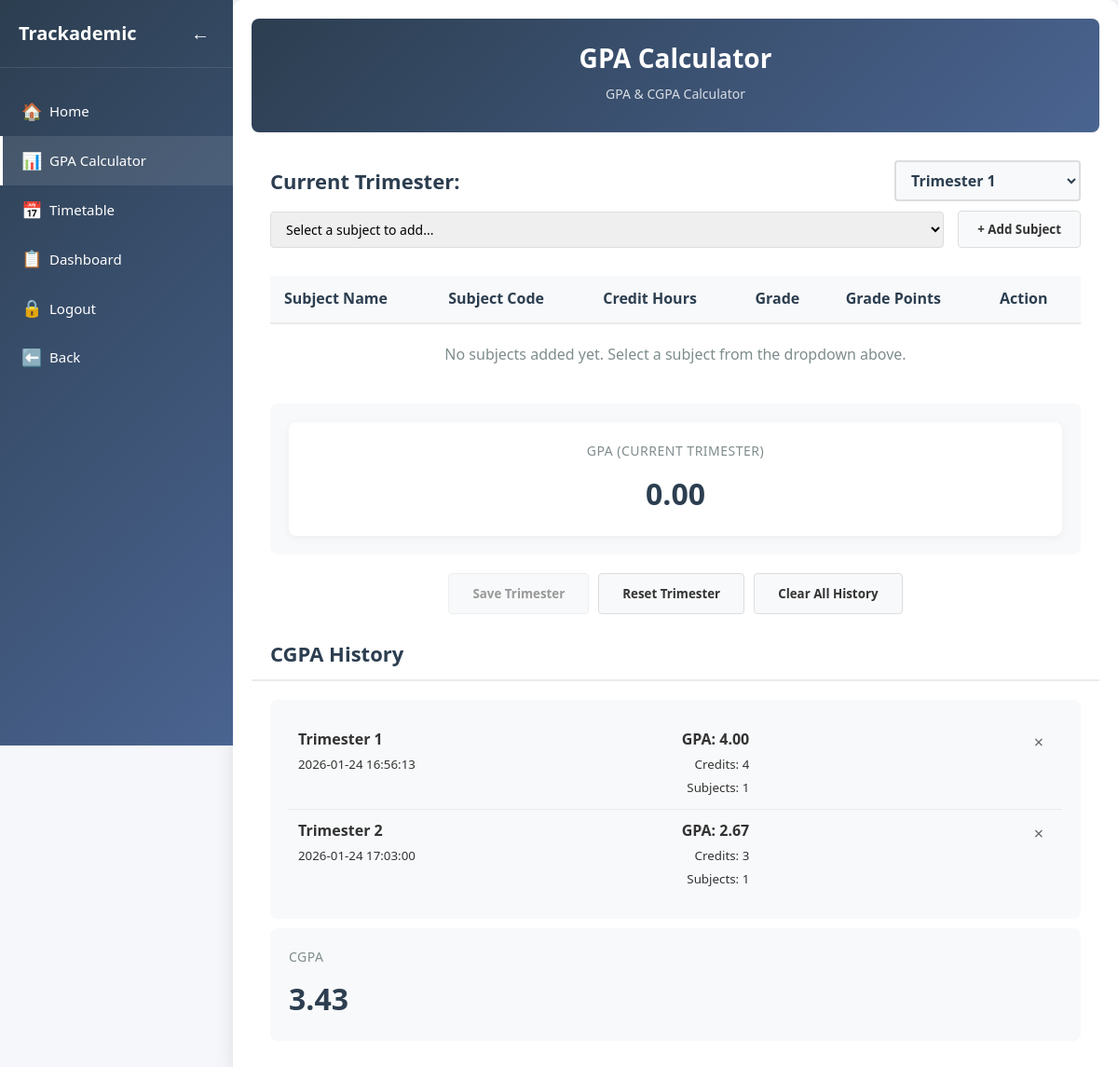
Before: /trackademic/calculator (signed in) with the older database file.
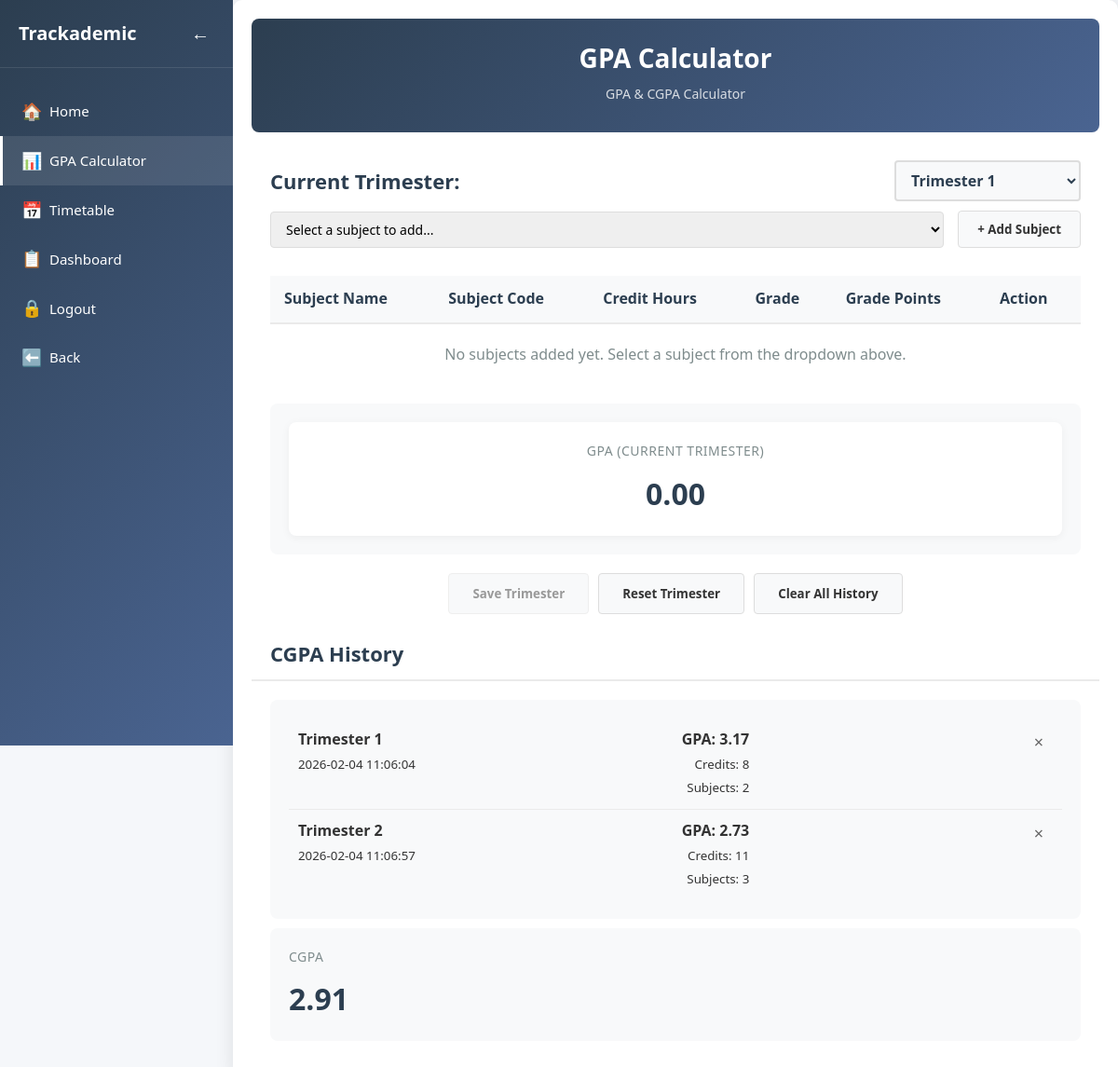
After: the same page with the newer database file.
### tables this page shows
CREATE TABLE gpa (
        gpa_id INTEGER PRIMARY KEY AUTOINCREMENT,
        user_id INTEGER NOT NULL,
        trimester TEXT NOT NULL,
        gpa REAL NOT NULL CHECK (gpa >= 0.0 AND gpa <= 4.0),
        total_credits INTEGER DEFAULT 0,
        total_grade_points REAL DEFAULT 0.0,
        created_at TIMESTAMP DEFAULT CURRENT_TIMESTAMP,
        FOREIGN KEY (user_id) REFERENCES trackademic_users(user_id),
        UNIQUE(user_id, trimester)
    );

### app.py (the view, shortened to what this page needs)
@app.route('/trackademic/calculator', methods=['GET', 'POST'])
def calculator():
    if 'user_id' not in session:
        return redirect('/login')
    user_id = session['user_id']
    current_trimester_key = f'calculator_current_trimester_{user_id}'
    current_subjects_key = f'calculator_current_subjects_{user_id}'
    for key in list(session.keys()):
        if key.startswith('calculator_') and not key.endswith(str(user_id)):
            session.pop(key, None)
    if current_trimester_key not in session:
        session[current_trimester_key] = 1
    if current_subjects_key not in session:
        session[current_subjects_key] = []
    current_trimester = session.get(current_trimester_key, 1)
    current_subjects = session.get(current_subjects_key, [])
    cgpa_history = []
    try:
        social_user_id = session['user_id']
        conn = get_db_connection()
        social_db = get_social_db_connection()
        social_user = social_db.execute(
            'SELECT email FROM users WHERE id = ?',
            (social_user_id,)
        ).fetchone()
        social_db.close()
        if social_user:
            track_user = conn.execute(
                'SELECT user_id FROM trackademic_users WHERE email = ?',
                (social_user['email'],)
            ).fetchone()
            if track_user:
                trackademic_user_id = track_user['user_id']
                gpa_records = conn.execute('''
                    SELECT gpa_id as id,
                           trimester,
                           gpa,
                           total_credits,
                           total_grade_points,
                           created_at as date
                    FROM gpa
                    WHERE user_id = ?
                    ORDER BY trimester
                ''', (trackademic_user_id,)).fetchall()
                for record in gpa_records:
                    trimester_name = record['trimester']
                    trimester_number = 1
                    if ' ' in trimester_name:
                        try:
                            trimester_number = int(trimester_name.split()[1])
                        except:
                            pass
                    cgpa_history.append({
                        'semester': trimester_name,
                        'trimester_number': trimester_number,
                        'date': record['date'] or datetime.datetime.now().strftime('%Y-%m-%d'),
                        'gpa': float(record['gpa']),
                        'total_credits': record['total_credits'] or 0,
                        'total_grade_points': record['total_grade_points'] or 0,
                        'subjects': []  # Subjects not stored in database, but we don't need them for display
                    })
        conn.close()
    except Exception as e:
        print(f"Error loading CGPA history from database: {e}")
    GRADE_SCALE = {
        'A+': 4.00,
        'A': 4.00,
        'A-': 3.67,
        'B+': 3.33,
        'B': 3.00,
        'B-': 2.67,
        'C+': 2.33,
        'C': 2.00,
        'C-': 1.67,
        'D+': 1.33,
        'D': 1.00,
        'F': 0.00
    }
    conn = get_db_connection()
    all_subjects = conn.execute('''
        SELECT subject_id as id,
               subject_name as name,
               subject_code as code,
               credit_hours as credits
        FROM subjects
        ORDER BY subject_code
    ''').fetchall()
    conn.close()
    current_gpa_data = calculate_gpa_server(current_subjects)
    overall_cgpa = calculate_cgpa_server(cgpa_history)
    return render_template('Calculator.html',
                         all_subjects=all_subjects,
                         current_trimester=current_trimester,
                         current_subjects=current_subjects,
                         grade_scale=GRADE_SCALE,
                         current_gpa_data=current_gpa_data,
                         cgpa_history=cgpa_history,
                         overall_cgpa=overall_cgpa,
                         app_mode='trackademic')

### app.py (called while the page is built, shortened)
def get_db_connection(database='trackademic.db'):
    try:
        conn = sqlite3.connect(database, timeout=10)
        conn.row_factory = sqlite3.Row
        conn.execute("PRAGMA foreign_keys = ON")
        return conn
    except sqlite3.Error as e:
        print(f"Database connection error: {e}")
        return None

def get_social_db_connection():
    return get_db_connection('social.db')

def calculate_gpa_server(subjects):
    GRADE_SCALE = {
        'A+': 4.00,
        'A': 4.00,
        'A-': 3.67,
        'B+': 3.33,
        'B': 3.00,
        'B-': 2.67,
        'C+': 2.33,
        'C': 2.00,
        'C-': 1.67,
        'D+': 1.33,
        'D': 1.00,
        'F': 0.00
    }
    total_credits = 0
    total_grade_points = 0
    subjects_with_grades = 0
    subjects_without_grades = 0
    gpa = total_grade_points / total_credits if total_credits > 0 else 0
    return {
        'total_credits': total_credits,
        'total_grade_points': total_grade_points,
        'gpa': gpa,
        'subjects_with_grades': subjects_with_grades,
        'subjects_without_grades': subjects_without_grades,
        'total_subjects': len(subjects)
    }

def calculate_cgpa_server(history):
    if not history:
        return 0.0
    total_cumulative_credits = 0
    total_cumulative_grade_points = 0
    for semester in history:
        total_cumulative_credits += semester.get('total_credits', 0)
        total_cumulative_grade_points += semester.get('total_grade_points', 0)
    cgpa = total_cumulative_grade_points / total_cumulative_credits if total_cumulative_credits > 0 else 0
    return cgpa

### templates/Calculator.html (shortened to what this page needs)
<!DOCTYPE html>
<html lang="en">
<head>
    <link rel="stylesheet" href="{{ url_for('static', filename='calculator.css') }}">
</head>
<body>
    <nav class="sidebar">
        <div class="sidebar-header">
            <h2>Trackademic</h2>
            <label for="sidebar-toggle" class="toggle-btn">
                <span class="toggle-icon">←</span>
            </label>
        </div>
        <div class="nav-links">
            <a href="/trackademic" class="nav-link">
                <span class="nav-icon">🏠</span>
                <span class="nav-text">Home</span>
            </a>
            <a href="/trackademic/calculator" class="nav-link active">
                <span class="nav-icon">📊</span>
                <span class="nav-text">GPA Calculator</span>
            </a>
            <a href="/trackademic/timetable" class="nav-link">
                <span class="nav-icon">📅</span>
                <span class="nav-text">Timetable</span>
            </a>
            <a href="/social/dashboard" class="nav-link">
                <span class="nav-icon">📋</span>
                <span class="nav-text">Dashboard</span>
            </a>
            <a href="/logout" class="nav-link">
                <span class="nav-icon">🔒</span>
                <span class="nav-text">Logout</span>
            </a>
            <a href="/trackademic" class="nav-link">
                <span class="nav-icon">⬅️</span>
                <span class="nav-text">Back</span>
            </a>
        </div>
    </nav>
    <div class="main-content">
        <div class="container">
            <header>
                <h1>GPA Calculator</h1>
                <p class="subtitle">GPA & CGPA Calculator</p>
            </header>
            <div class="trimester-selector">
                <div class="trimester-label">Current Trimester:</div>
                <form method="POST" action="/trackademic/calculator" style="display: inline;">
                    <select name="current_trimester" class="trimester-dropdown" onchange="this.form.submit()">
                        {% for i in range(1, 7) %}
                        <option value="{{ i }}" {% if current_trimester == i %}selected{% endif %}>Trimester {{ i }}</option>
                        {% endfor %}
                    </select>
                </form>
            </div>
            <form method="POST" action="/trackademic/calculator" class="add-subject-container">
                <select name="subject_to_add" class="subject-select">
                    <option value="">Select a subject to add...</option>
                </select>
                <button type="submit" class="add-btn" {% if not all_subjects %}disabled{% endif %}>+ Add Subject</button>
            </form>
            <table>
                <thead>
                    <tr>
                        <th>Subject Name</th>
                        <th>Subject Code</th>
                        <th>Credit Hours</th>
                        <th>Grade</th>
                        <th>Grade Points</th>
                        <th>Action</th>
                    </tr>
                </thead>
                <tbody id="subjects-tbody">
                    {% if current_subjects %}
                        {% for subject in current_subjects %}
                        <tr>
                            <td class="subject-name">{{ subject.name }}</td>
                            <td class="subject-code">{{ subject.code }}</td>
                            <td class="credit-hours">{{ subject.credits }}</td>
                            <td class="grade-select">
                                <form method="POST" action="/trackademic/calculator" style="display: inline;">
                                    <input type="hidden" name="action" value="update_grade_{{ subject.id }}">
                                    <select name="grade_{{ subject.id }}" onchange="this.form.submit()">
                                        <option value="">Select Grade</option>
                                        {% for grade, points in grade_scale.items() %}
                                        <option value="{{ grade }}" {% if subject.grade == grade %}selected{% endif %}>{{ grade }}</option>
                                        {% endfor %}
                                    </select>
                                </form>
                            </td>
                            <td class="grade-points" id="grade-points-{{ subject.id }}">
                                {% if subject.grade and subject.grade in grade_scale %}
                                {{ "%.2f"|format(grade_scale[subject.grade]) }}
                                {% else %}
                                0.00
                                {% endif %}
                            </td>
                            <td>
                                <form method="POST" action="/trackademic/calculator" style="display: inline;">
                                    <input type="hidden" name="action" value="remove_subject_{{ subject.id }}">
                                    <button type="submit" class="action-btn" title="Delete subject" onclick="return confirm('Remove this subject?')">
                                        ×
                                    </button>
                                </form>
                            </td>
                        </tr>
                        {% endfor %}
                    {% else %}
                        <tr>
                            <td colspan="6" style="text-align: center; padding: 20px; color: #7f8c8d;">
                                No subjects added yet. Select a subject from the dropdown above.
                            </td>
                        </tr>
                    {% endif %}
                </tbody>
            </table>
            <div class="results-container">
                <div class="result-box" id="gpa-box">
                    <div class="result-label">GPA (Current Trimester)</div>
                    <div class="result-value" id="gpa-result">{{ "%.2f"|format(current_gpa_data.gpa) }}</div>
                </div>
            </div>
            <div class="action-buttons">
                <form method="POST" action="/trackademic/calculator" style="display: inline;">
                    <button type="submit" class="save-btn" {% if not current_subjects or current_gpa_data.subjects_without_grades > 0 %}disabled{% endif %}>
                        Save Trimester
                    </button>
                </form>
                <form method="POST" action="/trackademic/calculator" style="display: inline;">
                    <button type="submit" class="reset-btn" onclick="return confirm('Reset current trimester? All subjects will be removed.')">
                        Reset Trimester
                    </button>
                </form>
                <form method="POST" action="/trackademic/calculator" style="display: inline;">
                    <button type="submit" class="reset-btn" onclick="return confirm('Clear ALL CGPA history? This cannot be undone.')">
                        Clear All History
                    </button>
                </form>
            </div>
            <h2>CGPA History</h2>
            <div class="cgpa-history" id="cgpa-history">
                {% if cgpa_history %}
                    {% for semester in cgpa_history %}
                    <div class="history-item">
                        <div>
                            <strong>{{ semester.semester }}</strong><br>
                            <small>{{ semester.date }}</small>
                        </div>
                        <div style="text-align: right;">
                            <div style="font-weight: bold;">GPA: {{ "%.2f"|format(semester.gpa) }}</div>
                            <small>Credits: {{ semester.total_credits }}</small><br>
                            <small>Subjects: {{ (semester.total_credits / 3.5)|round|int if semester.total_credits else 0 }}</small>
                        </div>
                        <div style="margin-left: 10px;">
                            <form method="POST" action="/trackademic/calculator" style="display: inline;">
                                <button type="submit" class="action-btn" title="Remove from history" onclick="return confirm('Remove this trimester from history?')">
                                    ×
                                </button>
                            </form>
                        </div>
                    </div>
                    {% endfor %}
                {% else %}
                    <div class="history-item" style="color: #7f8c8d; font-style: italic;">
                        No CGPA history yet. Save your first trimester to start tracking.
                    </div>
                {% endif %}
            </div>
            <div class="cgpa-summary">
                <div class="result-label">CGPA</div>
                <div class="result-value" id="cgpa-result">{{ "%.2f"|format(overall_cgpa) }}</div>
            </div>
        </div>
    </div>
</body>
</html>

Changed rows visible on the page:
changed gpa "Trimester 1": date "2026-01-24 16:56:13" → "2026-02-04 11:06:04"; gpa "4.00" → "3.17"; total_credits "4" → "8"; total_credits "1" → "2"
changed gpa "Trimester 2": date "2026-01-24 17:03:00" → "2026-02-04 11:06:57"; gpa "2.67" → "2.73"; total_credits "3" → "11"; total_credits "1" → "3"
Other visible differences:
{{ "%.2f"|format(overall_cgpa) }}: "3.43" → "2.91"
